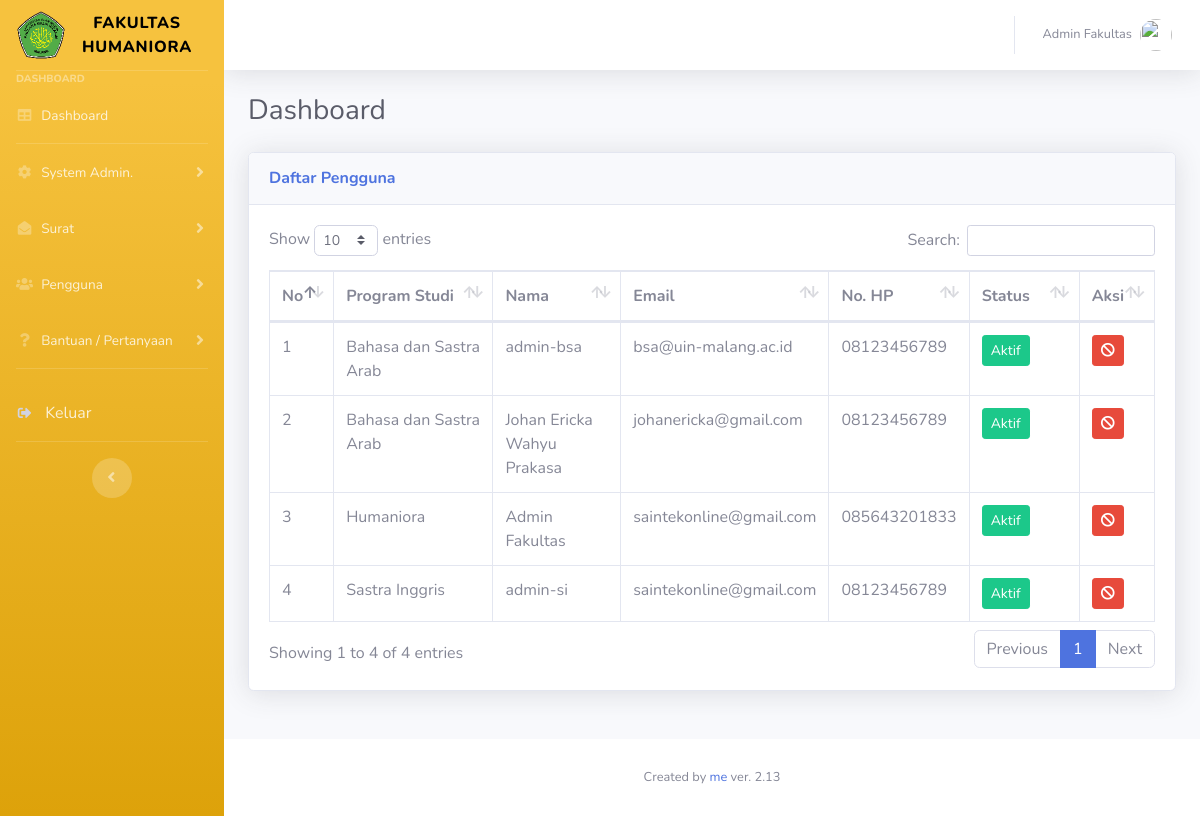
The page /admin/user-tampil.php (signed in) on the database its author committed.
### tables this page shows
CREATE TABLE IF NOT EXISTS `pengguna` (
  `no` int(11) NOT NULL AUTO_INCREMENT,
  `nama` varchar(100) DEFAULT NULL,
  `nim` varchar(20) DEFAULT NULL,
  `nohp` varchar(20) DEFAULT NULL,
  `email` varchar(100) DEFAULT NULL,
  `prodi` varchar(50) DEFAULT NULL,
  `user` varchar(50) DEFAULT NULL,
  `pass` varchar(50) DEFAULT NULL,
  `plaintext` varchar(50) DEFAULT NULL,
  `role` varchar(50) DEFAULT 'mahasiswa',
  `token` varchar(100) DEFAULT '0',
  `status` tinyint(4) DEFAULT '0',
  KEY `Index 1` (`no`)
);

### admin/user-tampil.php (the view, shortened to what this page needs)
<!DOCTYPE html>
<html lang="en">
<head>
    <link href="../vendor/fontawesome-free/css/all.min.css" rel="stylesheet" type="text/css">
    <link href="../css/sb-admin-2.min.css" rel="stylesheet">
    <link href="../vendor/datatables/dataTables.bootstrap4.min.css" rel="stylesheet">
</head>
<body id="page-top">
    <div id="wrapper">
        <?php
        require "../assets/sidebar.php";
        ?>
        <div id="content-wrapper" class="d-flex flex-column">
            <div id="content">
                <?php
                require "../assets/topbar.php";
                ?>
                <div class="container-fluid">
                    <div class="d-sm-flex align-items-center justify-content-between mb-4">
                        <h1 class="h3 mb-0 text-gray-800">Dashboard</h1>
                    </div>
                    <div class="row">
                        <div class="col-lg-12 mb-4">
                            <div class="card shadow mb-4">
                                <div class="card-header py-3">
                                    <h6 class="m-0 font-weight-bold text-primary">Daftar Pengguna</h6>
                                </div>
                                <div class="card-body">
                                    <div class="table-responsive">
                                        <table class="table table-bordered" id="dataTable" width="100%" cellspacing="0">
                                            <thead>
                                                <tr>
                                                    <th>No</th>
                                                    <th width="30%">Program Studi</th>
                                                    <th width="20%">Nama</th>
                                                    <th>Email</th>
                                                    <th>No. HP</th>
                                                    <th>Status</th>
                                                    <th width="10%">Aksi</th>
                                                </tr>
                                            </thead>
                                            <tbody>
                                                <?php
                                                $no = 1;
                                                $quser = mysqli_query($conn, "SELECT * FROM pengguna ORDER BY status, prodi, nama");
                                                while ($duser = mysqli_fetch_array($quser)) {
                                                    $nodata = $duser['no'];
                                                    $prodi = $duser['prodi'];
                                                    $nama = $duser['nama'];
                                                    $email = $duser['email'];
                                                    $nohp = $duser['nohp'];
                                                    $status = $duser['status'];
                                                ?>
                                                    <tr>
                                                        <td width="5%"><?= $no; ?></td>
                                                        <td width="25%"><?= $prodi; ?></td>
                                                        <td width="20%"><?= $nama; ?></td>
                                                        <td width="20%"><?= $email; ?></td>
                                                        <td width="10%"><?= $nohp; ?></td>
                                                        <td width="15%"><?php
                                                                        if ($status == 1) {
                                                                        ?>
                                                                <a class="btn btn-success btn-sm" onclick="return confirm('Edit data <?php echo $nama ?> ?')" href="user-edit.php?nodata=<?= $nodata; ?>">Aktif</a>
                                                            <?php
                                                                        } else {
                                                            ?>
                                                                <a class="btn btn-warning btn-sm" onclick="return confirm('Edit data <?php echo $nama ?> ?')" href="user-edit.php?nodata=<?= $nodata; ?>">Non-Aktif</a>
                                                            <?php
                                                                        }
                                                            ?>
                                                        </td>
                                                        <td width="5%">
                                                            <a class="btn btn-danger btn-sm" onclick="return confirm('Yakin menghapus data <?php echo $nama ?> ?')" href="user-hapus.php?nodata=<?= $nodata; ?>">
                                                                <i class="fas fa-ban"></i>
                                                            </a>
                                                        </td>
                                                    </tr>
                                                <?php
                                                    $no++;
                                                }
                                                ?>
                                            </tbody>
                                        </table>
                                    </div>
                                </div>
                            </div>
                        </div>
                    </div>
                </div>
            </div>
            <?php
            require "../assets/footer.php";
            ?>
        </div>
    </div>
</body>
</html>

### assets/sidebar.php (shortened to what this page needs)
<?php
$role = $_SESSION['role'];
?>
<ul class="navbar-nav bg-gradient-warning sidebar sidebar-dark accordion" id="accordionSidebar">
    <a class="sidebar-brand d-flex align-items-center justify-content-center" href="dashboard.php">
        <div class="sidebar-brand-icon">
            <img src="../img/uinlogo.png" width="50px"></img>
        </div>
        <div class="sidebar-brand-text mx-3">Fakultas Humaniora</div>
    </a>
    <hr class="sidebar-divider my-0">
    <div class="sidebar-heading">
        Dashboard
    </div>
    <li class="nav-item">
        <a class="nav-link" href="dashboard.php">
            <i class="fas fa-fw fa-table"></i>
            <span>Dashboard</span></a>
    </li>
    <hr class="sidebar-divider my-0">
    <?php
    if ($role == 'adminfakultas') {
    ?>
        <li class="nav-item">
            <a class="nav-link collapsed" href="#" data-toggle="collapse" data-target="#collapseTwo" aria-expanded="true" aria-controls="collapseTwo">
                <i class="fas fa-fw fa-cog"></i>
                <span>System Admin.</span>
            </a>
        </li>
        <li class="nav-item">
            <a class="nav-link collapsed" href="#" data-toggle="collapse" data-target="#collapseFour" aria-expanded="true" aria-controls="collapseFour">
                <i class="fas fa-fw fa-envelope-open"></i>
                <span>Surat</span>
            </a>
        </li>
        <li class="nav-item">
            <a class="nav-link collapsed" href="#" data-toggle="collapse" data-target="#collapseThree" aria-expanded="true" aria-controls="collapseThree">
                <i class="fas fa-fw fa-users"></i>
                <span>Pengguna</span>
            </a>
        </li>
    <?php
    }
    ?>
    <li class="nav-item">
        <a class="nav-link collapsed" href="#" data-toggle="collapse" data-target="#collapseUtilities2" aria-expanded="true" aria-controls="collapseUtilities2">
            <i class="fas fa-fw fa-question"></i>
            <span>Bantuan / Pertanyaan</span>
        </a>
    </li>
    <hr class="sidebar-divider">
    <li class="nav-item">
        <a class="nav-link" href="#" data-toggle="modal" data-target="#logoutModal">
            <i class="fas fa-sign-out-alt fa-sm fa-fw mr-2 text-gray-400"></i>
            Keluar
        </a>
    </li>
    <hr class="sidebar-divider d-none d-md-block">
    <div class="text-center d-none d-md-inline">
        <button class="rounded-circle border-0" id="sidebarToggle"></button>
    </div>
</ul>

### assets/topbar.php (shortened to what this page needs)
<?php
$nama = $_SESSION['nama'];
?>
<!DOCTYPE html>
<html lang="en">
<nav class="navbar navbar-expand navbar-light bg-white topbar mb-4 static-top shadow">
    <ul class="navbar-nav ml-auto">
        <li class="nav-item dropdown no-arrow">
            <a class="nav-link dropdown-toggle" href="#" id="userDropdown" role="button" data-toggle="dropdown" aria-haspopup="true" aria-expanded="false">
                <span class="mr-2 d-none d-lg-inline text-gray-600 small"><?= $nama; ?></span>
                <img class="img-profile rounded-circle" src="../img/undraw_profile.svg">
            </a>
        </li>
    </ul>
</nav>
</html>

### assets/footer.php
<footer class="sticky-footer bg-white">
    <div class="container my-auto">
        <div class="copyright text-center my-auto">
            <span>Created by <a href="mailto:johanericka@gmail.com">me</a> ver. 2.13</span>
        </div>
    </div>
</footer>

### rows shown on the page
pengguna: prodi "Bahasa dan Sastra Arab", nama "admin-bsa", email "bsa@uin-malang.ac.id", nohp "08123456789"
pengguna: prodi "Bahasa dan Sastra Arab", nama "Johan Ericka Wahyu Prakasa", email "johanericka@gmail.com", nohp "08123456789"
pengguna: prodi "Humaniora", nama "Admin Fakultas", email "saintekonline@gmail.com", nohp "085643201833"
pengguna: prodi "Sastra Inggris", nama "admin-si", email "saintekonline@gmail.com", nohp "08123456789"

### other values the page prints
$nama "Admin Fakultas"
